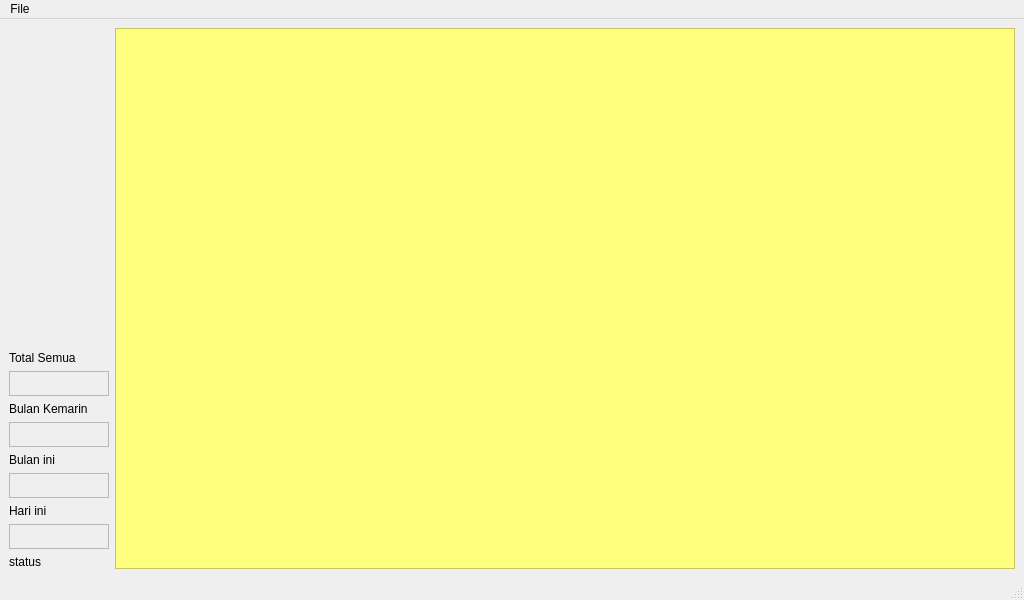
<?xml version="1.0" encoding="UTF-8"?>
<ui version="4.0">
 <class>MainWindow</class>
 <widget class="QMainWindow" name="MainWindow">
  <property name="geometry">
   <rect>
    <x>0</x>
    <y>0</y>
    <width>1024</width>
    <height>600</height>
   </rect>
  </property>
  <property name="minimumSize">
   <size>
    <width>400</width>
    <height>300</height>
   </size>
  </property>
  <property name="windowTitle">
   <string>MainWindow</string>
  </property>
  <widget class="QWidget" name="centralwidget">
   <layout class="QHBoxLayout" name="horizontalLayout_2">
    <item>
     <layout class="QHBoxLayout" name="horizontalLayout">
      <item>
       <layout class="QVBoxLayout" name="verticalLayout_2">
        <property name="sizeConstraint">
         <enum>QLayout::SetDefaultConstraint</enum>
        </property>
        <item>
         <widget class="QLabel" name="label_5">
          <property name="sizePolicy">
           <sizepolicy hsizetype="Fixed" vsizetype="Preferred">
            <horstretch>100</horstretch>
            <verstretch>0</verstretch>
           </sizepolicy>
          </property>
          <property name="minimumSize">
           <size>
            <width>100</width>
            <height>100</height>
           </size>
          </property>
          <property name="maximumSize">
           <size>
            <width>100</width>
            <height>200</height>
           </size>
          </property>
          <property name="sizeIncrement">
           <size>
            <width>100</width>
            <height>100</height>
           </size>
          </property>
          <property name="baseSize">
           <size>
            <width>100</width>
            <height>100</height>
           </size>
          </property>
          <property name="text">
           <string/>
          </property>
          <property name="pixmap">
           <pixmap>D:/Users/Sparta_comp/Pictures/X.png</pixmap>
          </property>
          <property name="scaledContents">
           <bool>true</bool>
          </property>
          <property name="wordWrap">
           <bool>false</bool>
          </property>
         </widget>
        </item>
        <item>
         <spacer name="verticalSpacer">
          <property name="orientation">
           <enum>Qt::Vertical</enum>
          </property>
          <property name="sizeHint" stdset="0">
           <size>
            <width>20</width>
            <height>40</height>
           </size>
          </property>
         </spacer>
        </item>
        <item>
         <widget class="QLabel" name="label">
          <property name="minimumSize">
           <size>
            <width>47</width>
            <height>13</height>
           </size>
          </property>
          <property name="maximumSize">
           <size>
            <width>100</width>
            <height>25</height>
           </size>
          </property>
          <property name="text">
           <string>Total Semua</string>
          </property>
         </widget>
        </item>
        <item>
         <widget class="QTextEdit" name="textEdit">
          <property name="enabled">
           <bool>false</bool>
          </property>
          <property name="sizePolicy">
           <sizepolicy hsizetype="Preferred" vsizetype="Preferred">
            <horstretch>0</horstretch>
            <verstretch>0</verstretch>
           </sizepolicy>
          </property>
          <property name="minimumSize">
           <size>
            <width>100</width>
            <height>25</height>
           </size>
          </property>
          <property name="maximumSize">
           <size>
            <width>100</width>
            <height>25</height>
           </size>
          </property>
         </widget>
        </item>
        <item>
         <widget class="QLabel" name="label_2">
          <property name="minimumSize">
           <size>
            <width>47</width>
            <height>13</height>
           </size>
          </property>
          <property name="maximumSize">
           <size>
            <width>100</width>
            <height>25</height>
           </size>
          </property>
          <property name="text">
           <string>Bulan Kemarin</string>
          </property>
         </widget>
        </item>
        <item>
         <widget class="QTextEdit" name="textEdit_2">
          <property name="enabled">
           <bool>false</bool>
          </property>
          <property name="sizePolicy">
           <sizepolicy hsizetype="Preferred" vsizetype="Preferred">
            <horstretch>0</horstretch>
            <verstretch>0</verstretch>
           </sizepolicy>
          </property>
          <property name="minimumSize">
           <size>
            <width>100</width>
            <height>25</height>
           </size>
          </property>
          <property name="maximumSize">
           <size>
            <width>100</width>
            <height>25</height>
           </size>
          </property>
         </widget>
        </item>
        <item>
         <widget class="QLabel" name="label_3">
          <property name="minimumSize">
           <size>
            <width>47</width>
            <height>13</height>
           </size>
          </property>
          <property name="maximumSize">
           <size>
            <width>100</width>
            <height>25</height>
           </size>
          </property>
          <property name="text">
           <string>Bulan ini</string>
          </property>
         </widget>
        </item>
        <item>
         <widget class="QTextEdit" name="textEdit_3">
          <property name="enabled">
           <bool>false</bool>
          </property>
          <property name="sizePolicy">
           <sizepolicy hsizetype="Preferred" vsizetype="Preferred">
            <horstretch>0</horstretch>
            <verstretch>0</verstretch>
           </sizepolicy>
          </property>
          <property name="minimumSize">
           <size>
            <width>100</width>
            <height>25</height>
           </size>
          </property>
          <property name="maximumSize">
           <size>
            <width>100</width>
            <height>25</height>
           </size>
          </property>
         </widget>
        </item>
        <item>
         <widget class="QLabel" name="label_4">
          <property name="minimumSize">
           <size>
            <width>47</width>
            <height>13</height>
           </size>
          </property>
          <property name="maximumSize">
           <size>
            <width>100</width>
            <height>25</height>
           </size>
          </property>
          <property name="text">
           <string>Hari ini</string>
          </property>
         </widget>
        </item>
        <item>
         <widget class="QTextEdit" name="textEdit_4">
          <property name="enabled">
           <bool>false</bool>
          </property>
          <property name="sizePolicy">
           <sizepolicy hsizetype="Preferred" vsizetype="Preferred">
            <horstretch>0</horstretch>
            <verstretch>0</verstretch>
           </sizepolicy>
          </property>
          <property name="minimumSize">
           <size>
            <width>100</width>
            <height>25</height>
           </size>
          </property>
          <property name="maximumSize">
           <size>
            <width>100</width>
            <height>25</height>
           </size>
          </property>
         </widget>
        </item>
        <item>
         <widget class="QLabel" name="status">
          <property name="text">
           <string>status</string>
          </property>
         </widget>
        </item>
       </layout>
      </item>
      <item>
       <widget class="QTableView" name="tableView">
        <property name="enabled">
         <bool>true</bool>
        </property>
        <property name="sizePolicy">
         <sizepolicy hsizetype="Expanding" vsizetype="Preferred">
          <horstretch>0</horstretch>
          <verstretch>0</verstretch>
         </sizepolicy>
        </property>
        <property name="minimumSize">
         <size>
          <width>0</width>
          <height>0</height>
         </size>
        </property>
        <property name="styleSheet">
         <string notr="true">background-color: rgb(255, 255, 127);</string>
        </property>
        <property name="sortingEnabled">
         <bool>true</bool>
        </property>
       </widget>
      </item>
     </layout>
    </item>
   </layout>
  </widget>
  <widget class="QMenuBar" name="menubar">
   <property name="geometry">
    <rect>
     <x>0</x>
     <y>0</y>
     <width>1024</width>
     <height>21</height>
    </rect>
   </property>
   <widget class="QMenu" name="menuFile">
    <property name="title">
     <string>File</string>
    </property>
    <addaction name="actionPrint"/>
    <addaction name="actionRefresh"/>
   </widget>
   <addaction name="menuFile"/>
  </widget>
  <widget class="QStatusBar" name="statusbar"/>
  <action name="actionPrint">
   <property name="icon">
    <iconset>
     <normaloff>../../../../ailphone/icon/print.png</normaloff>../../../../ailphone/icon/print.png</iconset>
   </property>
   <property name="text">
    <string>Print</string>
   </property>
  </action>
  <action name="actionRefresh">
   <property name="icon">
    <iconset>
     <normaloff>../../../../ailphone/icon/refresh.png</normaloff>../../../../ailphone/icon/refresh.png</iconset>
   </property>
   <property name="text">
    <string>Refresh</string>
   </property>
  </action>
 </widget>
 <resources/>
 <connections/>
</ui>
